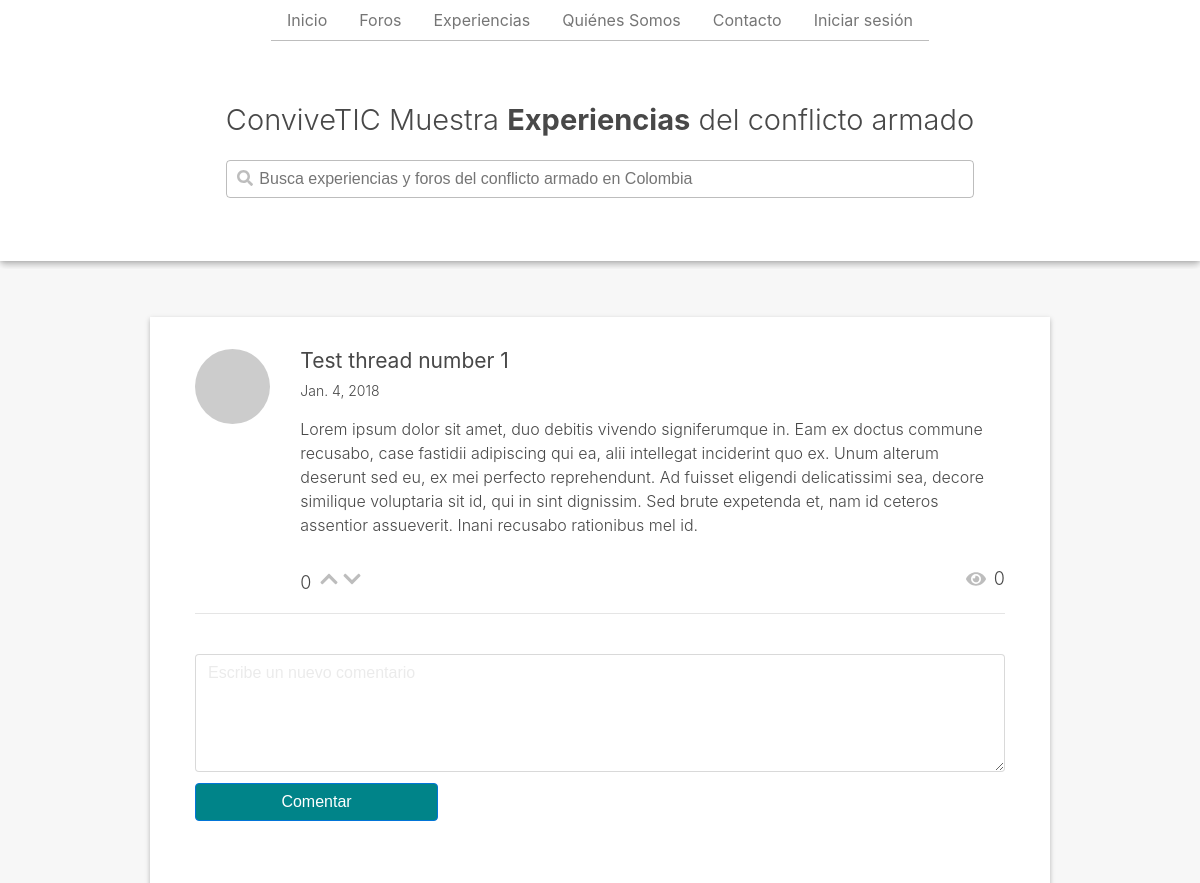
The page /forums/1/ (upper part) on the database as committed earlier.
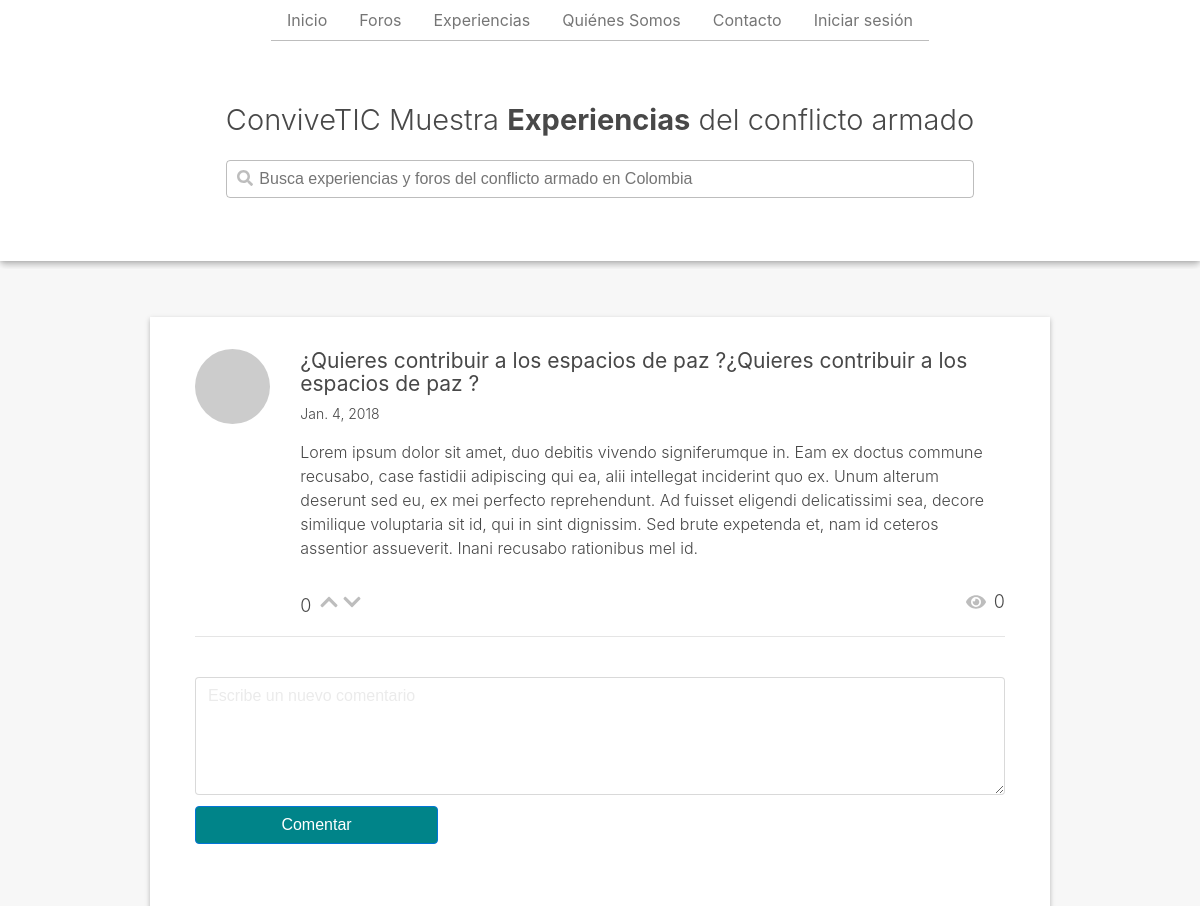
The same page on the database as committed later.
### app/models.py (models this page shows)
class Thread(models.Model):
	author = models.ForeignKey(
		User,
		on_delete=models.SET_NULL,
		null=True
	)
	title = models.CharField(
		max_length=100,
		default=''
	)
	description = models.TextField(
		default="Thread description"
	)
	pub_date = models.DateField(
		default=date.today
	)
	video_url = models.CharField(
		max_length=50,
		null=True,
		blank=True
	)
	audio_url = models.CharField(
		max_length=100,
		null=True,
		blank=True
	)
	img = models.ImageField(
		upload_to="uploads/",
		null=True,
		blank=True
	)
	status = models.CharField(
		max_length = 20,
		choices = STATUS_CHOICES,
		default = 'R'
	)
	views = models.PositiveIntegerField(
		default = 0
	)
	likes = models.PositiveIntegerField(
		default = 0
	)
	tags = models.ManyToManyField(ThreadTag)

### app/views.py (the view)
# urls.py: path('forums/<int:pk>/', ForumDetail.as_view(), name="thread-detail")
class ForumDetail(DetailView):
	model = Thread
	template_name = 'app/thread_detail.html'

### app/templates/app/thread_detail.html (shortened to what this page needs)
 {% extends 'app/base.html' %}
 {% load static %}
 {% block content %}
 <div class="container-fluid gral-df-container">
 	<div class="f-detail-container" ng-controller="forumDetailController as fdCtrl">
		<div class="detail-c">
			<div class="prof-image">
				<img class="rounded-circle" src="http://via.placeholder.com/75x75">
			</div>
			<div class="detail-right">
				<h4>{{object.title}}</h4>
				<p class="forum-date">
					{{object.pub_date}}
				</p>
				<p>{{object.description}}</p>
				<div class="detail-social-c">
					<div class="social-left">
						<div class="detail-n">
							{{object.likes}}
						</div>
						<div class="social-btns">
							<a href="#"><i class="fas fa-chevron-up"></i></a>
							<a href="#"><i class="fas fa-chevron-down"></i></a>
						</div>
					</div>
					<div class="social-right">
						<div class="forum-views">
							<i class="fas fa-eye"></i>
							<h5>{{object.views}}</h5>
						</div>
					</div>
				</div>
			</div>
		</div>
		<hr>
		<div class="d-new-comment">
			<textarea class="form-control" rows="5" placeholder="Escribe un nuevo comentario"></textarea>
			<button class="btn btn-primary">Comentar</button>
		</div>
 	</div>
 </div>
 {% endblock%}

Rows that differ between the two databases and show on the page:
changed Thread: title "Test thread number 1" → "¿Quieres contribuir a los espacios de paz ?¿Quieres contribuir a los espacios de paz ?"
